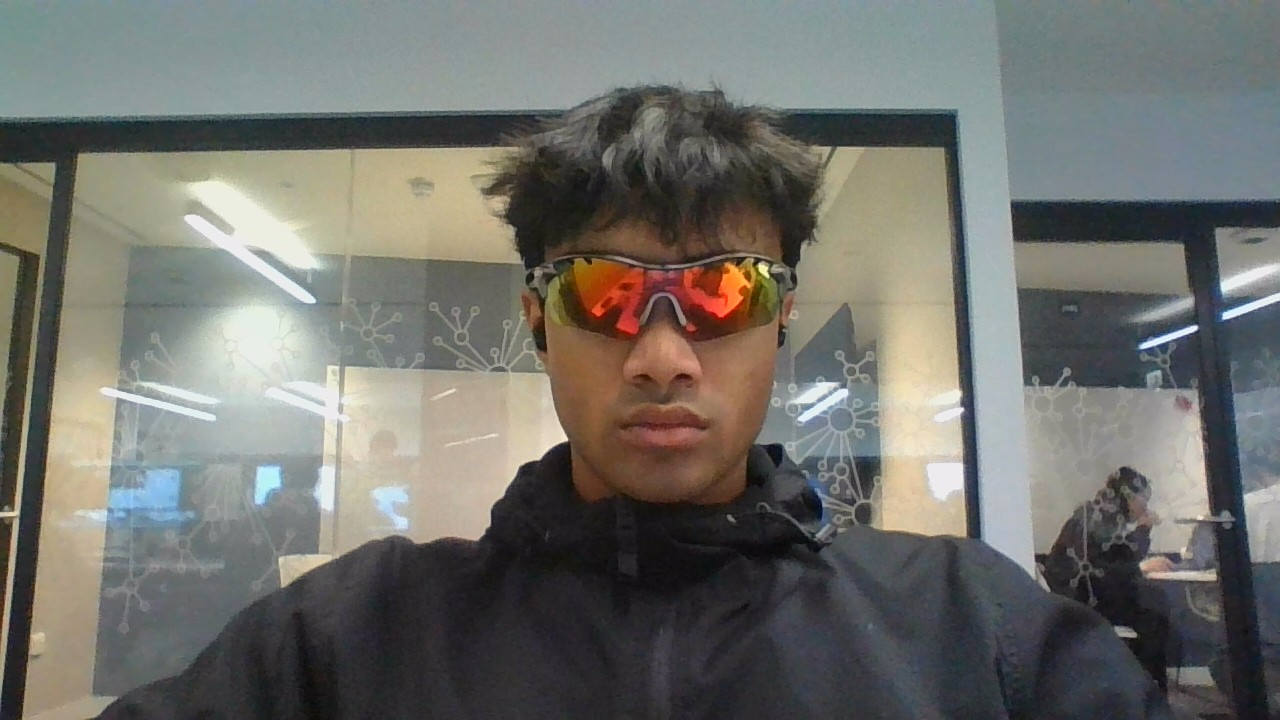
#> input picture images/myface_occlusions/WIN_20250319_15_49_20_Pro.jpg, 1280 x 720 px, found by its file name; its folder holds only this picture in this run
$ python image_face_detector_v2.py
#> lines starting #> are read from the running program, lines starting #| are printed output that depends on the picture; after the words box and inside, x2 and y2 are one past the last pixel; in counts of white or black regions, pixels touching at a corner belong together
#> further down, frame is the input picture: shape (720, 1280, 3); mean B, G, R 107.7, 112.9, 112.9
from __future__ import print_function
import cv2 as cv
import os

def process_frame(frame, scaleFactor=1.1, minNeighbors=5, minSize=(30, 30)):
#> called with scaleFactor = 1.1, minNeighbors = 5, minSize = (30, 30)
    frame_gray = cv.cvtColor(frame, cv.COLOR_BGR2GRAY)
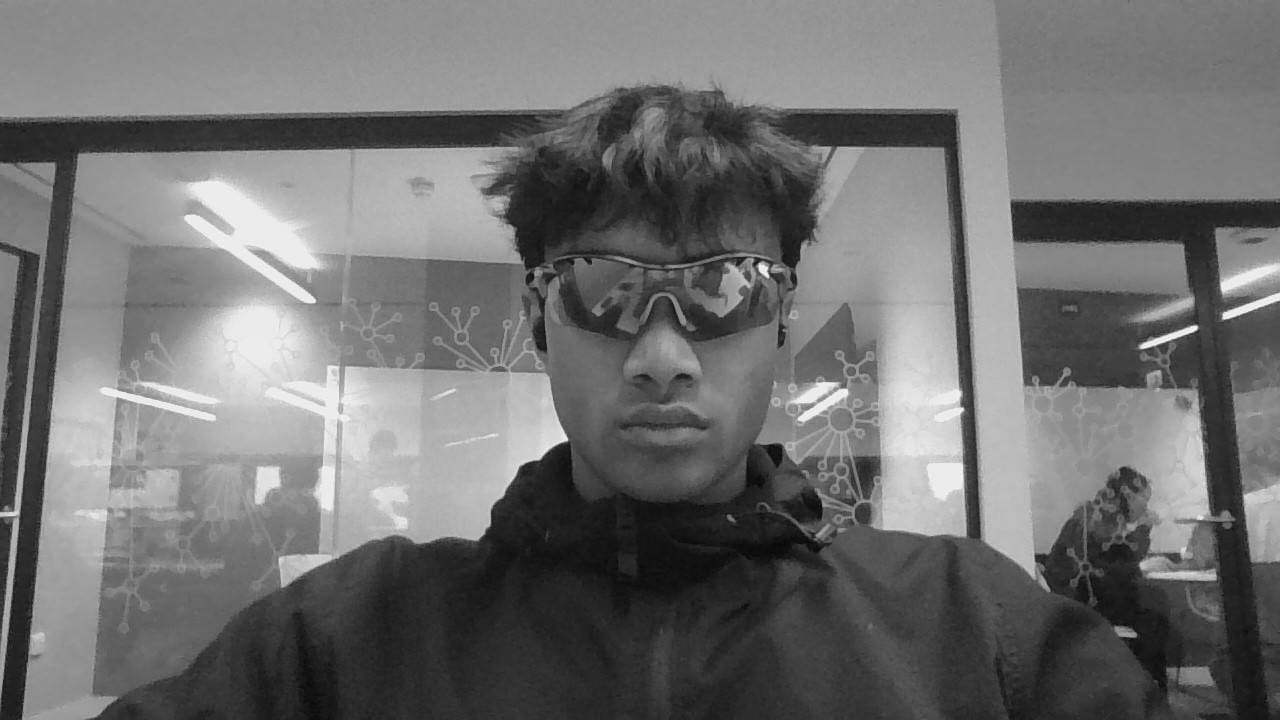
#> frame_gray: shape (720, 1280); min 5, max 252, mean 112.3
    frame_gray = cv.equalizeHist(frame_gray)
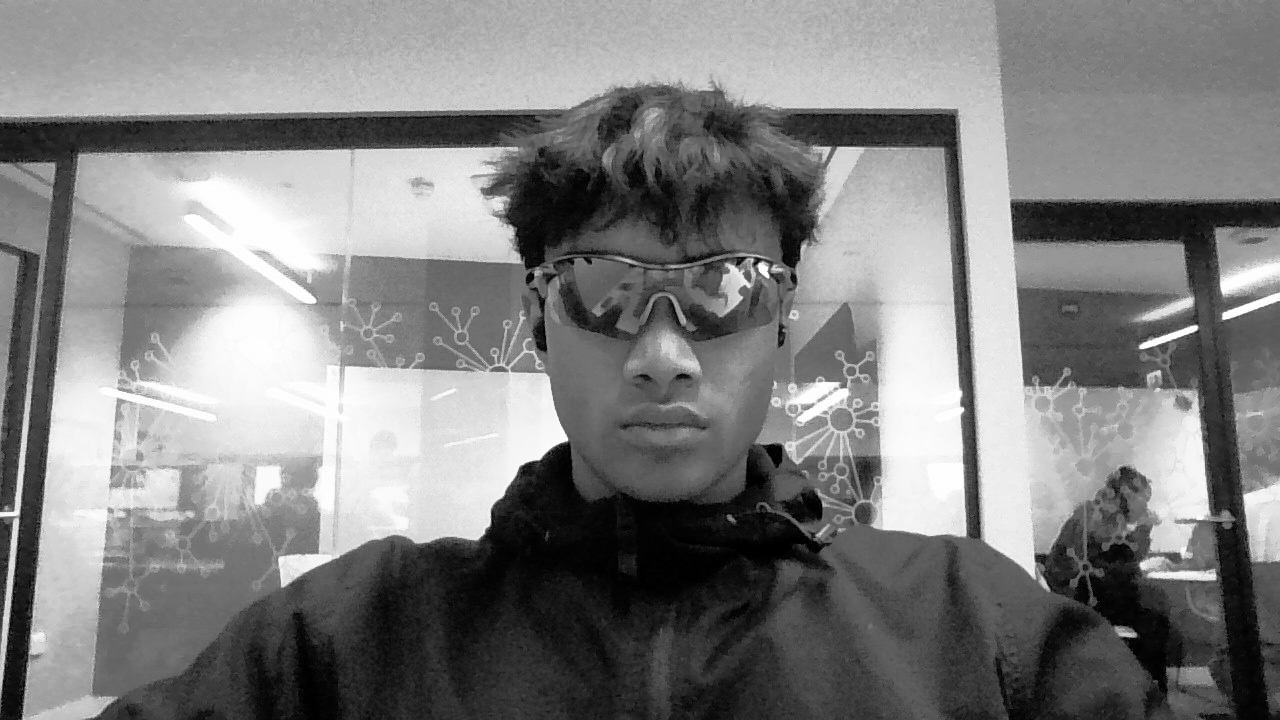
#> frame_gray: shape (720, 1280); min 0, max 255, mean 128.2

    # Detect faces
    #faces = face_cascade.detectMultiScale(frame_gray, scaleFactor=scaleFactor, minNeighbors=minNeighbors, minSize=minSize)
    faces = face_cascade.detectMultiScale(frame_gray)
#> faces = [[526, 216, 274, 274]]
    for (x, y, w, h) in faces:
        center = (x + w // 2, y + h // 2)
        frame = cv.ellipse(frame, center, (w // 2, h // 2), 0, 0, 360, (255, 0, 255), 6)
        face_roi = frame_gray[y:y + h, x:x + w]

        # Detect eyes within the face region
        eyes = eyes_cascade.detectMultiScale(face_roi, scaleFactor=scaleFactor, minNeighbors=minNeighbors, minSize=(15, 15))
        for (x2, y2, w2, h2) in eyes:
            eye_center = (x + x2 + w2 // 2, y + y2 + h2 // 2)
            radius = int(round((w2 + h2) * 0.25))
            frame = cv.circle(frame, eye_center, radius, (255, 0, 0), 6)
#> this loop made 1 pass
#> (x, y, w, h, center) on pass 1: (526, 216, 274, 274, (663, 353))
#> pass 1, in process_frame, `frame = cv.ellipse(frame, center, (w // 2, h // 2), 0, 0, 360, (255, 0..`:
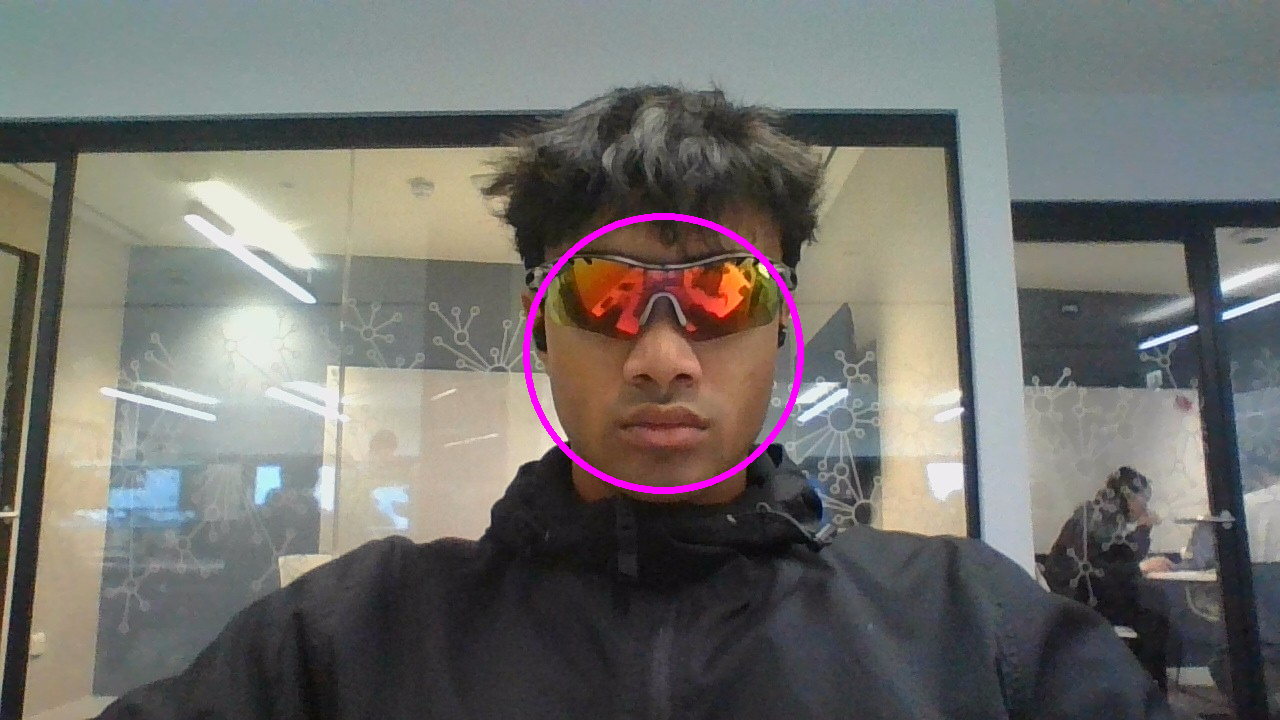
#> frame: shape (720, 1280, 3); 0.64% of pixels changed, all inside (x1, y1, x2, y2) = (523, 213, 804, 494)
#> pass 1, in process_frame, `face_roi = frame_gray[y:y + h, x:x + w]`:
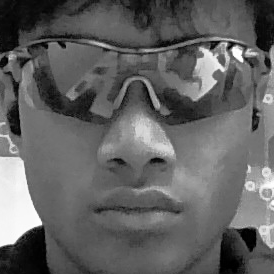
#> face_roi: shape (274, 274); min 0, max 255, mean 98

    return frame

# Set default parameters
scaleFactor = 1.1
minNeighbors = 5
minSize = (30, 30)

# Hardcoded input and output directories
input_dir = r"C:\Users\rawsh\OneDrive - University of Southampton\EE-Y5\CompVis\CW2 CompVis\images\myface_occlusions"
output_dir = r"C:\Users\rawsh\OneDrive - University of Southampton\EE-Y5\CompVis\CW2 CompVis\images\myface_occlusions_output"

# Hardcoded cascade classifier paths
face_cascade_path = r"C:\Users\rawsh\OneDrive - University of Southampton\EE-Y5\CompVis\CW2 CompVis\code\models\haarcascade_frontalface_alt.xml"
eyes_cascade_path = r"C:\Users\rawsh\OneDrive - University of Southampton\EE-Y5\CompVis\CW2 CompVis\code\models\haarcascade_eye_tree_eyeglasses.xml"

# Load cascade classifiers
face_cascade = cv.CascadeClassifier()
eyes_cascade = cv.CascadeClassifier()

if not face_cascade.load(cv.samples.findFile(face_cascade_path)):
    print('Error loading face cascade')
    exit(0)
if not eyes_cascade.load(cv.samples.findFile(eyes_cascade_path)):
    print('Error loading eyes cascade')
    exit(0)

# Create output directory if it doesn't exist
os.makedirs(output_dir, exist_ok=True)

# Process each image in input directory
valid_extensions = ('.png', '.jpg', '.jpeg', '.bmp')
processed_count = 0

for filename in os.listdir(input_dir):
    if filename.lower().endswith(valid_extensions):
        input_path = os.path.join(input_dir, filename)
        output_path = os.path.join(output_dir, filename)

        # Read and process image
        frame = cv.imread(input_path)
        if frame is None:
            print(f"Could not read image: {input_path}")
            continue

        processed_frame = process_frame(frame, scaleFactor, minNeighbors, minSize)

        # Save processed image
        if cv.imwrite(output_path, processed_frame):
            processed_count += 1
            print(f"Processed: {filename}")
        else:
            print(f"Failed to save: {filename}")

print(f"\nProcessing complete. {processed_count} images processed.")
print(f"Output saved to: {os.path.abspath(output_dir)}")
